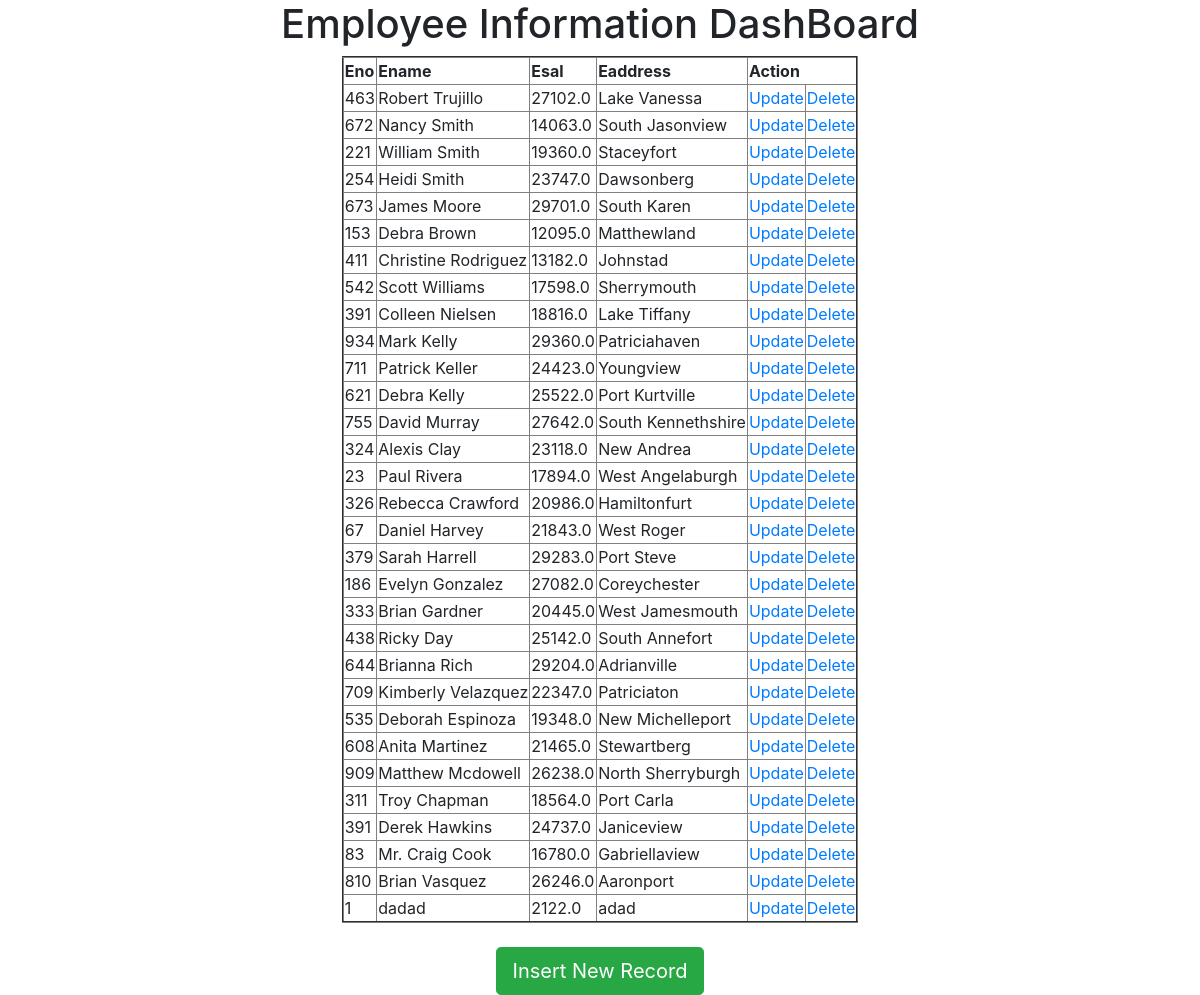
The app's page /display/ with its own data.
### crudApp/models.py (models this page shows)
class Emp(models.Model) :
    eno=models.IntegerField()
    ename=models.CharField(max_length=30)
    esal=models.FloatField()
    eaddr=models.CharField(max_length=60)

### crudApp/views.py (the view)
# urls.py: path('display/', views.show_view,name="show_view"),
def show_view(request) :
    employee=Emp.objects.all()
    return render(request,'display.html',{'employee':employee})

### templates/display.html (shortened to what this page needs)
<!DOCTYPE html>
{% extends 'index.html' %}
{% block body_block %}
    <h1> Employee Information DashBoard</h1>
    <table border="2px">
       <thead>
           <th>Eno</th>
           <th>Ename</th>
          <th>Esal</th>
          <th>Eaddress</th>
          <th colspan="2">Action</th>
       </thead>
       <tbody>
       {% for emp in employee %}
           <tr>
        <td> {{emp.eno}}</td>
        <td> {{emp.ename}}</td>
        <td> {{emp.esal}}</td>
        <td> {{emp.eaddr}}</td>
         <td> <a href="/update/{{ emp.id }}"> Update</a> </td>
          <td> <a href="/delete/{{ emp.id }}"> Delete</a> </td>
           </tr>
        {% endfor %}
       </tbody>
    </table>
    <br>
    <a href="/create" role="button" class="btn btn-success btn-lg"> Insert New Record </a>
{%  endblock%}

### templates/index.html (shortened to what this page needs)
<!DOCTYPE html>
{% load static %}
<html lang="en">
<head>
   <link rel="stylesheet" href="https://stackpath.bootstrapcdn.com/bootstrap/4.5.2/css/bootstrap.min.css">
</head>
<body>
  <div class="container" align="center">
      {% block body_block %}
      {% endblock %}
  </div>
<link rel="stylesheet" href="">
</body>
</html>

### records on screen
Emp: eno "463", ename "Robert Trujillo", esal "27102.0", eaddr "Lake Vanessa"
Emp: eno "672", ename "Nancy Smith", esal "14063.0", eaddr "South Jasonview"
Emp: eno "221", ename "William Smith", esal "19360.0", eaddr "Staceyfort"
Emp: eno "254", ename "Heidi Smith", esal "23747.0", eaddr "Dawsonberg"
Emp: eno "673", ename "James Moore", esal "29701.0", eaddr "South Karen"
Emp: eno "153", ename "Debra Brown", esal "12095.0", eaddr "Matthewland"
Emp: eno "411", ename "Christine Rodriguez", esal "13182.0", eaddr "Johnstad"
Emp: eno "542", ename "Scott Williams", esal "17598.0", eaddr "Sherrymouth"
Emp: eno "391", ename "Colleen Nielsen", esal "18816.0", eaddr "Lake Tiffany"
Emp: eno "934", ename "Mark Kelly", esal "29360.0", eaddr "Patriciahaven"
Emp: eno "711", ename "Patrick Keller", esal "24423.0", eaddr "Youngview"
Emp: eno "621", ename "Debra Kelly", esal "25522.0", eaddr "Port Kurtville"
Emp: eno "755", ename "David Murray", esal "27642.0", eaddr "South Kennethshire"
Emp: eno "324", ename "Alexis Clay", esal "23118.0", eaddr "New Andrea"
Emp: eno "23", ename "Paul Rivera", esal "17894.0", eaddr "West Angelaburgh"
Emp: eno "326", ename "Rebecca Crawford", esal "20986.0", eaddr "Hamiltonfurt"
Emp: eno "67", ename "Daniel Harvey", esal "21843.0", eaddr "West Roger"
Emp: eno "379", ename "Sarah Harrell", esal "29283.0", eaddr "Port Steve"
Emp: eno "186", ename "Evelyn Gonzalez", esal "27082.0", eaddr "Coreychester"
Emp: eno "333", ename "Brian Gardner", esal "20445.0", eaddr "West Jamesmouth"
Emp: eno "438", ename "Ricky Day", esal "25142.0", eaddr "South Annefort"
Emp: eno "644", ename "Brianna Rich", esal "29204.0", eaddr "Adrianville"
Emp: eno "709", ename "Kimberly Velazquez", esal "22347.0", eaddr "Patriciaton"
Emp: eno "535", ename "Deborah Espinoza", esal "19348.0", eaddr "New Michelleport"
Emp: eno "608", ename "Anita Martinez", esal "21465.0", eaddr "Stewartberg"
Emp: eno "909", ename "Matthew Mcdowell", esal "26238.0", eaddr "North Sherryburgh"
Emp: eno "311", ename "Troy Chapman", esal "18564.0", eaddr "Port Carla"
Emp: eno "391", ename "Derek Hawkins", esal "24737.0", eaddr "Janiceview"
Emp: eno "83", ename "Mr. Craig Cook", esal "16780.0", eaddr "Gabriellaview"
Emp: eno "810", ename "Brian Vasquez", esal "26246.0", eaddr "Aaronport"
Emp: eno "1", ename "dadad", esal "2122.0", eaddr "adad"
